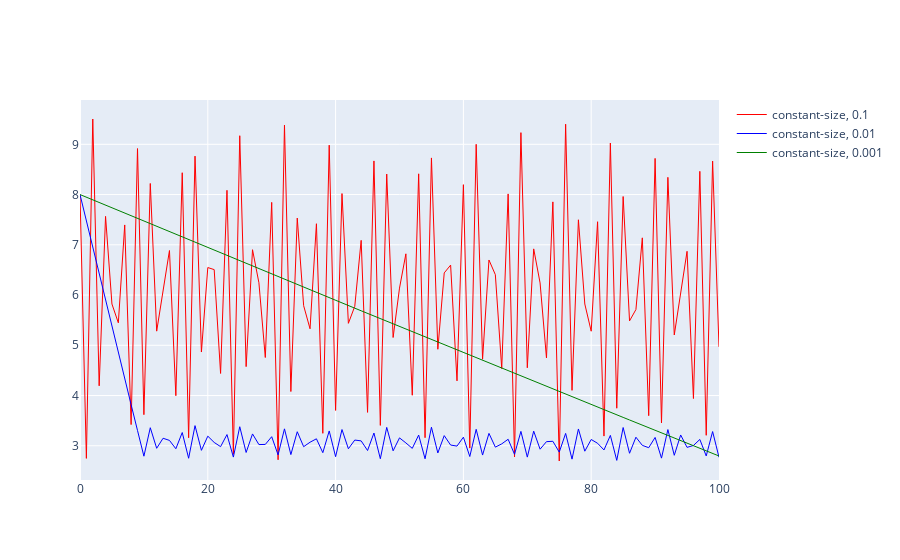

The code cell stored with this chart in its notebook:
### Markdown cell above
## Порівняння різних розмірів кроку:

### Code cell
COLORS = ['red', 'blue', 'green']
STEPS = [0.1, 0.01, 1e-3]
fig = go.Figure()
for (color, step) in zip(COLORS, STEPS):
    points, values = optimize(func, sub_grad, np.array([0, 0]), 'constant-size', {'h': step}, max_iter=100)
    values = values.ravel()
    fig.add_trace(
        go.Scatter(x=np.arange(len(values)), y=values, mode='lines',
                   name=f'constant-size, {step}',
                   line=dict(color=color, width=1),
                   connectgaps=True)
    )
fig.show()
